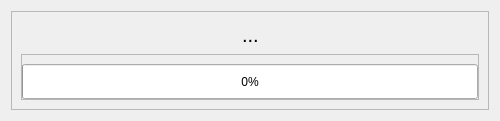
<?xml version="1.0" encoding="UTF-8"?>
<ui version="4.0">
 <class>FinalFileGenerationDialog</class>
 <widget class="QDialog" name="FinalFileGenerationDialog">
  <property name="geometry">
   <rect>
    <x>0</x>
    <y>0</y>
    <width>500</width>
    <height>121</height>
   </rect>
  </property>
  <property name="windowTitle">
   <string>Generating Final File</string>
  </property>
  <layout class="QVBoxLayout" name="verticalLayout">
   <item>
    <widget class="QFrame" name="main_widget_frame">
     <property name="frameShape">
      <enum>QFrame::StyledPanel</enum>
     </property>
     <property name="frameShadow">
      <enum>QFrame::Raised</enum>
     </property>
     <layout class="QVBoxLayout" name="verticalLayout_4">
      <item>
       <layout class="QHBoxLayout" name="status_message_frame_layout">
        <item>
         <spacer name="status_message_h_left_spacer">
          <property name="orientation">
           <enum>Qt::Horizontal</enum>
          </property>
          <property name="sizeHint" stdset="0">
           <size>
            <width>40</width>
            <height>20</height>
           </size>
          </property>
         </spacer>
        </item>
        <item>
         <widget class="QLabel" name="status_message_label">
          <property name="font">
           <font>
            <pointsize>15</pointsize>
            <bold>false</bold>
           </font>
          </property>
          <property name="text">
           <string>...</string>
          </property>
         </widget>
        </item>
        <item>
         <spacer name="status_message_h_right_spacer">
          <property name="orientation">
           <enum>Qt::Horizontal</enum>
          </property>
          <property name="sizeHint" stdset="0">
           <size>
            <width>40</width>
            <height>20</height>
           </size>
          </property>
         </spacer>
        </item>
       </layout>
      </item>
      <item>
       <widget class="QFrame" name="progress_bar_frame">
        <property name="frameShape">
         <enum>QFrame::StyledPanel</enum>
        </property>
        <property name="frameShadow">
         <enum>QFrame::Raised</enum>
        </property>
        <layout class="QVBoxLayout" name="verticalLayout_2">
         <property name="leftMargin">
          <number>0</number>
         </property>
         <property name="topMargin">
          <number>9</number>
         </property>
         <property name="rightMargin">
          <number>0</number>
         </property>
         <property name="bottomMargin">
          <number>0</number>
         </property>
         <item>
          <layout class="QVBoxLayout" name="progress_bar_frame_layout">
           <item>
            <widget class="QProgressBar" name="progress_bar">
             <property name="minimumSize">
              <size>
               <width>0</width>
               <height>35</height>
              </size>
             </property>
             <property name="value">
              <number>0</number>
             </property>
             <property name="alignment">
              <set>Qt::AlignLeading|Qt::AlignLeft|Qt::AlignVCenter</set>
             </property>
            </widget>
           </item>
          </layout>
         </item>
        </layout>
       </widget>
      </item>
     </layout>
    </widget>
   </item>
  </layout>
 </widget>
 <resources/>
 <connections/>
</ui>
